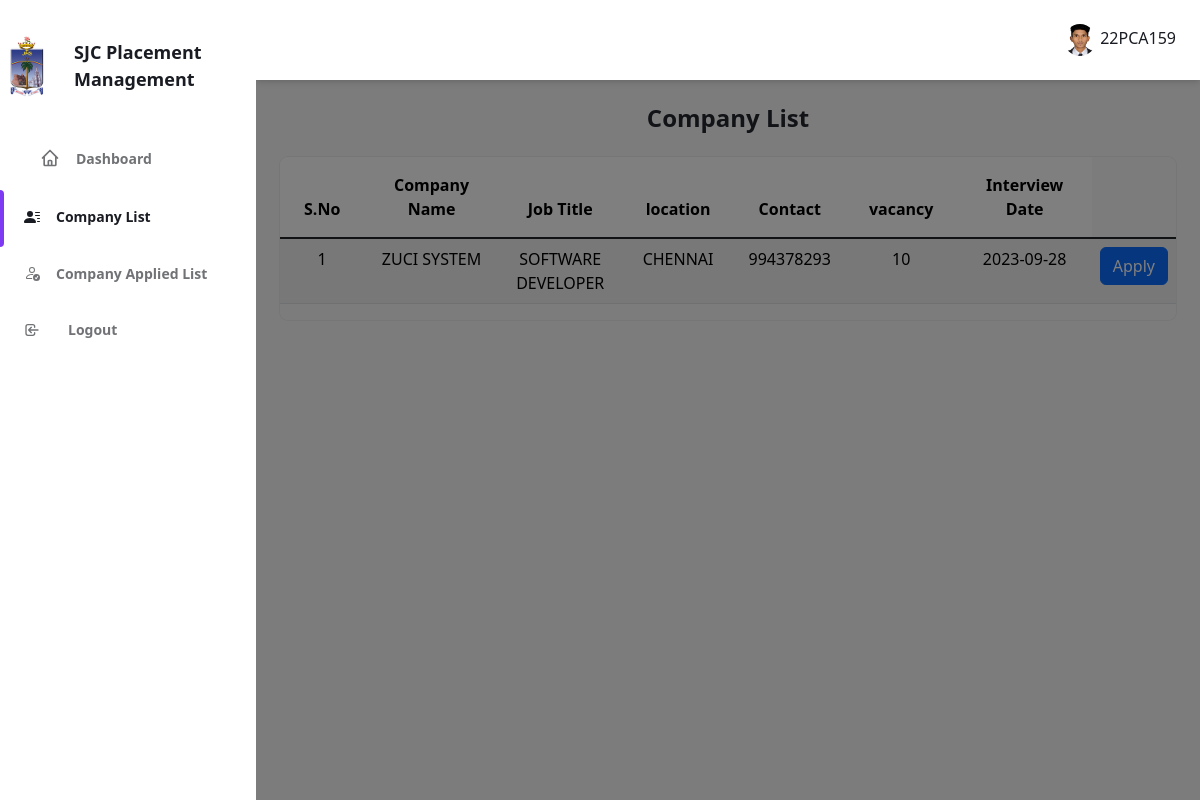
Page /user/placement.php (signed in) on the committed database.
### tables this page shows
CREATE TABLE `studentdetail` (
  `id` int(100) NOT NULL,
  `name` varchar(100) NOT NULL,
  `dno` varchar(100) NOT NULL,
  `major` varchar(100) NOT NULL,
  `phone` varchar(100) NOT NULL,
  `email` varchar(100) NOT NULL,
  `degree` varchar(100) NOT NULL,
  `year` varchar(100) NOT NULL,
  `skill` varchar(200) NOT NULL,
  `10th` varchar(100) NOT NULL,
  `12th` varchar(100) NOT NULL,
  `1st` varchar(100) NOT NULL,
  `profile_photo` varchar(200) NOT NULL
);

CREATE TABLE `users` (
  `id` int(100) NOT NULL,
  `name` varchar(100) NOT NULL,
  `dno` varchar(100) NOT NULL,
  `pass` varchar(100) NOT NULL
);

CREATE TABLE `newplacement` (
  `id` int(100) NOT NULL,
  `name` varchar(100) NOT NULL,
  `title` varchar(100) NOT NULL,
  `qualification` varchar(100) NOT NULL,
  `location` varchar(100) NOT NULL,
  `contact` int(200) NOT NULL,
  `details` varchar(100) NOT NULL,
  `vacancy` varchar(100) NOT NULL,
  `lastdate` varchar(90) NOT NULL
);

### user/placement.php (the view, shortened to what this page needs)
<?php
include("./database/db.php");
$id = $_SESSION['id'];
$select = "SELECT * FROM users WHERE id='$id'";
$reg = mysqli_query($con, $select);
$fetch = mysqli_fetch_array($reg);
$idd = $_SESSION['id'];
$selectUserQuery = "SELECT * FROM studentdetail WHERE id='$idd'";
$userResult = mysqli_query($con, $selectUserQuery);
$userData = mysqli_fetch_assoc($userResult);
?>
<!DOCTYPE html>
<html x-data="data()" lang="en">
<head>
  <link href="https://cdn.jsdelivr.net/npm/bootstrap@5.3.1/dist/css/bootstrap.min.css" rel="stylesheet">
  <link rel="stylesheet" href="../assets/css/tailwind.output.css" />
  <link rel="stylesheet" href="https://cdnjs.cloudflare.com/ajax/libs/Chart.js/2.9.3/Chart.min.css" />
</head>
<body>
  <div class="flex h-screen bg-gray-50 dark:bg-gray-900" :class="{ 'overflow-hidden': isSideMenuOpen}">
    <aside class="z-20 hidden w-64 overflow-y-auto bg-white dark:bg-gray-800 md:block flex-shrink-0">
      <div class="py-4 text-gray-500 dark:text-gray-400">
        <div class="py-2 text-gray-500 dark:text-gray-400 flex items-center">
          <a href="https://sjctni.edu/" class="mr-2">
            <img src="../admin/img/sjc.png" alt="College Logo" width="75" height="75" class="rounded-full" style="text-align: center;">
          </a>
          <span class="ml-3 text-lg font-bold text-gray-800 dark:text-gray-200">SJC Placement Management</span>
        </div>
        <ul class="mt-6">
          <li class="relative px-10 py-3">
            <a class="inline-flex items-center w-full text-sm font-semibold transition-colors duration-150 hover:text-gray-800 dark:hover:text-gray-200" href="user_home.php">
              <span class="ml-4">Dashboard</span>
            </a>
          </li>
        </ul>
        <ul>
          <li class="relative px-6 py-3">
            <span class="absolute inset-y-0 left-0 w-1 bg-purple-600 rounded-tr-lg rounded-br-lg" aria-hidden="true"></span>
            <a class="inline-flex items-center w-full text-sm font-semibold text-gray-800 transition-colors duration-150 hover:text-gray-800 dark:hover:text-gray-200 dark:text-gray-100" href="placement.php">
              <span class="ml-4">Company List </span>
            </a>
          </li>
          <li class="relative px-6 py-3">
            <a class="inline-flex items-center w-full text-sm font-semibold transition-colors duration-150 hover:text-gray-800 dark:hover:text-gray-200" href="applied.php">
              <span class="ml-4">Company Applied List</span>
            </a>
          </li>
          <li class="relative px-6 py-3">
            <a class="inline-flex items-center w-full text-sm font-semibold transition-colors duration-150 hover:text-gray-800 dark:hover:text-gray-200" href="?log=yes" onclick="return confirm('Do you want to logout?')""
              >
              <svg
                          class=" w-4 h-4 mr-3" aria-hidden="true" fill="none" stroke-linecap="round" stroke-linejoin="round" stroke-width="2" viewBox="0 0 24 24" stroke="currentColor">
              <path d="M11 16l-4-4m0 0l4-4m-4 4h14m-5 4v1a3 3 0 01-3 3H6a3 3 0 01-3-3V7a3 3 0 013-3h7a3 3 0 013 3v1">
              </path>
              </svg>
              <span class="ml-4">Logout</span>
            </a>
          </li>
        </ul>
    </aside>
    <div x-show="isSideMenuOpen" x-transition:enter="transition ease-in-out duration-150" x-transition:enter-start="opacity-0" x-transition:enter-end="opacity-100" x-transition:leave="transition ease-in-out duration-150" x-transition:leave-start="opacity-100" x-transition:leave-end="opacity-0" class="fixed inset-0 z-10 flex items-end bg-black bg-opacity-50 sm:items-center sm:justify-center"></div>
    <div class="flex flex-col flex-1 w-full">
      <header class="z-10 py-4 bg-white shadow-md dark:bg-gray-800">
        <div class="container flex items-center justify-between h-full px-6 mx-auto text-purple-600 dark:text-purple-300">
          <ul class="flex items-center flex-shrink-0 space-x-6">
            <ul class="flex items-center flex-shrink-0 space-x-6">
              <li class='relative'>
                <button class='align-middle rounded-full focus:shadow-outline-purple focus:outline-none' @click='toggleProfileMenu' @keydown.escape='closeProfileMenu' aria-label='Account' aria-haspopup='true'>
                  <img class="object-cover w-8 h-8 rounded-full" src="<?php echo isset($userData['profile_photo']) ? $userData['profile_photo'] : '../image/user.png'; ?>" alt="" aria-hidden="true" />
                </button>
                <span class="text-gray-800"><?php echo $fetch['dno']; ?></span>
              </li>
            </ul>
        </div>
      </header>
      <main class="h-full overflow-y-auto">
        <div class="container px-6 mx-auto grid text-center">
          <h2 class="my-6 text-2xl font-semibold text-gray-700 dark:text-gray-200">
            Company List
          </h2>
          <div>
            <div class="w-full overflow-hidden rounded-lg shadow-xs">
              <div class="w-full overflow-x-auto">
                <div class="table-responsive">
                  <table class="table table-striped">
                    <thead class="table-light>
                    <tr
                      class=" text-xs font-semibold tracking-wide text-left text-gray-500 uppercase border-b dark:border-gray-700 bg-gray-50 dark:text-gray-400 dark:bg-gray-800">
                      <th class="px-4 py-3" style="text-align: space-between;">S.No</th>
                      <th class="px-4 py-3" style="text-align: space-between;">Company Name</th>
                      <th class="px-4 py-3" style="text-align: space-between;">Job Title</th>
                      <th class="px-4 py-3" style="text-align: space-between;">location</th>
                      <th class="px-4 py-3" style="text-align: space-between;">Contact</th>
                      <th class="px-4 py-3" style="text-align: space-between;">vacancy</th>
                      <th class="px-4 py-3" style="text-align: space-around;">Interview Date</th>
                    </thead>
                    <tbody class="table-group-divider">
                      <?php
                      $course = mysqli_query($con, "SELECT * FROM newplacement ORDER BY id");
                      $i = 1;
                      while ($row = mysqli_fetch_array($course)) {
                        $apply = mysqli_query($con, "SELECT * FROM pdf where s_id=$_SESSION[id] AND c_id=$row[id]");
                        $apply_row = mysqli_num_rows($apply);
                        if ($apply_row <= 0) {
                      ?>
                          <tr style="margin-bottom: 30px;">
                            <td style="text-align: space-between;"><?php echo $i; ?></td>
                            <td style="text-align: space-between;"><?php echo $row['name']; ?></td>
                            <td style="text-align: space-between;"><?php echo $row['title']; ?></td>
                            <td style="text-align: space-between;"><?php echo $row['location']; ?></td>
                            <td style="text-align: space-between;"><?php echo $row['contact']; ?></td>
                            <td style="text-align: center;"><?php echo $row['vacancy']; ?></td>
                            <td style="text-align: space-around;"><?php echo $row['lastdate']; ?></td>
                            <td style="text-align: space-between;"><a href="apply.php?id=<?php echo $row['id']; ?>"><button type="submit" name="submit" class="btn btn-primary">Apply</button></a></td>
                          </tr>
                      <?php
                          $i++;
                        }
                      }
                      ?>
                    </tbody>
                  </table>
                </div>
              </div>

### rows in the picture
studentdetail: profile_photo (picture)
users: dno "22PCA159"
newplacement: name "ZUCI SYSTEM", title "SOFTWARE DEVELOPER", location "CHENNAI", contact "994378293", vacancy "10", lastdate "2023-09-28"
